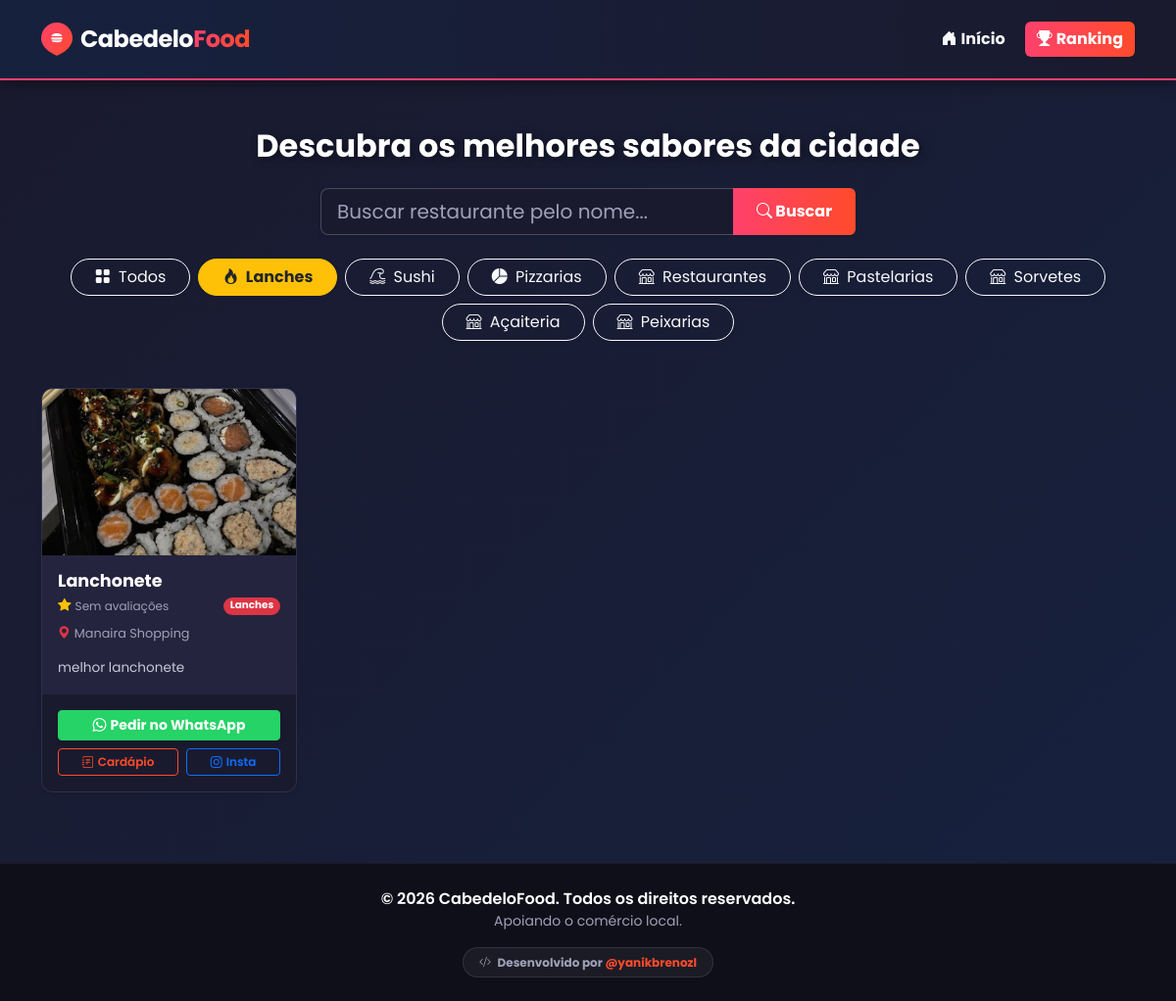
The app's page /?categoria=Lanches with its own data.
### restaurantes/models.py (models this page shows, shortened)
class Categoria(models.Model):
    nome = models.CharField(max_length=50)

class Restaurante(models.Model):
    nome = models.CharField(max_length=100)
    categoria = models.ForeignKey(Categoria, on_delete=models.SET_NULL, null=True, blank=True)
    descricao = models.TextField(blank=True, null=True)
    endereco = models.CharField(max_length=200)
    telefone = models.CharField(max_length=20, blank=True, null=True)
    imagem = models.ImageField(upload_to='fotos_restaurantes/', blank=True, null=True)
    link_cardapio = models.URLField(max_length=500, blank=True, null=True)
    instagram = models.URLField(max_length=500, blank=True, null=True)
    latitude = models.FloatField(help_text="Ex: -6.9811", blank=True, null=True)
    longitude = models.FloatField(help_text="Ex: -34.8339", blank=True, null=True)
    hora_abertura = models.TimeField(blank=True, null=True, help_text="Ex: 18:00")
    hora_fecho = models.TimeField(blank=True, null=True, help_text="Ex: 23:30")
    def media_estrelas(self):
        media = self.avaliacoes.aggregate(Avg('estrelas'))['estrelas__avg']
        if media is not None:
            return round(media, 1)
        return 0
    def esta_aberto(self):
        if self.hora_abertura is None or self.hora_fecho is None:
            return None
        agora = timezone.localtime(timezone.now()).time()
        if self.hora_abertura <= self.hora_fecho:
            return self.hora_abertura <= agora <= self.hora_fecho
        else:
            return agora >= self.hora_abertura or agora <= self.hora_fecho

### restaurantes/views.py (the view)
# urls.py: path('', views.home, name='home'),
def home(request):
    categoria_filtro = request.GET.get('categoria')
    termo_busca = request.GET.get('busca')
    categorias = Categoria.objects.all()
    restaurantes = Restaurante.objects.all()
    if termo_busca:
        restaurantes = restaurantes.filter(nome__icontains=termo_busca)
    if categoria_filtro:
        restaurantes = restaurantes.filter(categoria__nome=categoria_filtro)
    return render(request, 'restaurantes/index.html', {
        'restaurantes': restaurantes,
        'categorias': categorias,
        'categoria_atual': categoria_filtro,
        'termo_busca': termo_busca
    })

### restaurantes/templates/restaurantes/index.html (shortened to what this page needs)
<!DOCTYPE html>
<html lang="pt-BR">
<head>
    <link href="https://cdn.jsdelivr.net/npm/bootstrap@5.3.0/dist/css/bootstrap.min.css" rel="stylesheet">
    <link rel="stylesheet" href="https://cdn.jsdelivr.net/npm/bootstrap-icons@1.11.3/font/bootstrap-icons.min.css">
</head>
<body>
    <nav class="navbar navbar-expand-lg navbar-dark navbar-custom py-3">
        <div class="container d-flex justify-content-between align-items-center">
            <a class="navbar-brand m-0 d-flex align-items-center" href="{% url 'home' %}">
                <span class="fs-4 fw-bold" style="letter-spacing: -0.5px;">
                    <span class="text-white">Cabedelo</span><span style="background: linear-gradient(90deg, #ff416c, #ff4b2b); -webkit-background-clip: text; background-clip: text; -webkit-text-fill-color: transparent;">Food</span>
                </span>
            </a>
            <div class="d-flex">
                <a href="{% url 'home' %}" class="btn btn-outline-light border-0 me-2 fw-bold"><i class="bi bi-house-door-fill me-1"></i>Início</a>
                <a href="{% url 'ranking' %}" class="btn fw-bold text-white shadow-sm" style="background: linear-gradient(90deg, #ff416c, #ff4b2b); border: none;"><i class="bi bi-trophy-fill me-1"></i>Ranking</a>
            </div>
        </div>
    </nav>
    <div class="container mt-5" style="min-height: 70vh;">
        <h2 class="text-center mb-4 fw-bold titulo-site">Descubra os melhores sabores da cidade</h2>
        <div class="row justify-content-center mb-4">
            <div class="col-md-8 col-lg-6">
                <form action="{% url 'home' %}" method="GET" class="d-flex">
                    <div class="input-group shadow-sm">
                        <input type="text" name="busca" class="form-control form-control-lg" placeholder="Buscar restaurante pelo nome..." value="{{ termo_busca|default:'' }}">
                        <button type="submit" class="btn btn-danger px-4 fw-bold" style="background: linear-gradient(90deg, #ff416c, #ff4b2b); border: none;">
                            <i class="bi bi-search"></i> Buscar
                        </button>
                    </div>
                </form>
            </div>
        </div>
        <div class="d-flex justify-content-center gap-2 mb-5 flex-wrap">
            <a href="{% url 'home' %}" class="btn {% if not categoria_atual %}btn-warning fw-bold text-dark{% else %}btn-outline-light{% endif %} rounded-pill px-4 shadow-sm">
                <i class="bi bi-grid-fill me-1"></i> Todos
            </a>
            {% for cat in categorias %}
                <a href="{% url 'home' %}?categoria={{ cat.nome }}{% if termo_busca %}&busca={{ termo_busca }}{% endif %}" class="btn {% if categoria_atual == cat.nome %}btn-warning fw-bold text-dark{% else %}btn-outline-light{% endif %} rounded-pill px-4 shadow-sm">
                    {% if "lanche" in cat.nome|lower or "burger" in cat.nome|lower or "hamburguer" in cat.nome|lower %}
                        <i class="bi bi-fire me-1"></i>
                    {% elif "pizza" in cat.nome|lower %}
                        <i class="bi bi-pie-chart-fill me-1"></i>
                    {% elif "japa" in cat.nome|lower or "sushi" in cat.nome|lower or "oriental" in cat.nome|lower %}
                        <i class="bi bi-tsunami me-1"></i>
                    {% elif "bebida" in cat.nome|lower or "bar" in cat.nome|lower or "cerveja" in cat.nome|lower %}
                        <i class="bi bi-cup-straw me-1"></i>
                    {% elif "doce" in cat.nome|lower or "sobremesa" in cat.nome|lower or "açaí" in cat.nome|lower %}
                        <i class="bi bi-heart-fill me-1"></i>
                    {% else %}
                        <i class="bi bi-shop me-1"></i>
                    {% endif %}
                    {{ cat.nome }}
                </a>
            {% endfor %}
        </div>
        <div class="row">
            {% for rest in restaurantes %}
            <div class="col-lg-3 col-md-4 col-sm-6 mb-4">
                <div class="card h-100 shadow-sm">
                    {% if rest.imagem %}
                        <img src="{{ rest.imagem.url }}" class="card-img-top" alt="Foto de {{ rest.nome }}" style="height: 170px; object-fit: cover;">
                    {% else %}
                        <div class="bg-sem-imagem text-white text-center py-4 rounded-top" style="height: 170px;">
                            <span class="mt-4 d-block fw-semibold fs-2"><i class="bi bi-camera-video-off"></i></span>
                            <span class="d-block fw-semibold mt-1" style="font-size: 0.9rem;">Sem Imagem</span>
                        </div>
                    {% endif %}
                    <div class="card-body">
                        <div class="d-flex justify-content-between align-items-start mb-1">
                            <h5 class="card-title fw-bold mb-0">{{ rest.nome }}</h5>
                        </div>
                        <div class="d-flex align-items-center mb-2">
                            <i class="bi bi-star-fill text-warning me-1" style="font-size: 0.85rem;"></i>
                            {% if rest.media_estrelas > 0 %}
                                <span class="fw-bold text-white" style="font-size: 0.9rem;">{{ rest.media_estrelas }}</span>
                            {% else %}
                                <span class="text-muted" style="font-size: 0.75rem;">Sem avaliações</span>
                            {% endif %}
                            {% if rest.categoria %}
                                <span class="badge bg-danger rounded-pill ms-auto" style="font-size: 0.65rem;">{{ rest.categoria.nome }}</span>
                            {% endif %}
                        </div>
                        <a href="https://www.google.com/maps/search/?api=1&query={{ rest.endereco|urlencode }}+Cabedelo+PB" target="_blank" class="text-decoration-none text-muted card-subtitle d-block mb-3 mt-2 endereco-link" style="font-size: 0.8rem;">
                            <i class="bi bi-geo-alt-fill text-danger me-1"></i>{{ rest.endereco }}
                        </a>
                        <p class="card-text" style="color: #c8c8d8; font-size: 0.85rem;">{{ rest.descricao|truncatewords:12 }}</p>
                    </div>
                    <div class="card-footer pb-3 pt-3">
                        <div class="mb-2">
                            <a href="https://wa.me/55{{ rest.telefone|cut:' '|cut:'-'|cut:'('|cut:')' }}?text=Olá! Vi o restaurante {{ rest.nome }} no CabedeloFood e gostaria de saber mais."
                               target="_blank"
                               class="btn btn-sm w-100 fw-bold shadow-sm text-white"
                               style="background-color: #25D366; border-color: #25D366; transition: transform 0.2s;">
                                <i class="bi bi-whatsapp me-1"></i>Pedir no WhatsApp
                            </a>
                        </div>
                        <div class="d-flex gap-2 flex-wrap">
                            {% if rest.link_cardapio %}
                                <a href="{{ rest.link_cardapio }}" target="_blank" class="btn btn-outline-danger btn-sm flex-fill fw-semibold" style="font-size: 0.75rem;"><i class="bi bi-journal-text me-1"></i>Cardápio</a>
                            {% else %}
                                <button class="btn btn-outline-secondary btn-sm flex-fill fw-semibold" style="font-size: 0.75rem;" disabled><i class="bi bi-journal-x me-1"></i>Cardápio</button>
                            {% endif %}
                            {% if rest.instagram %}
                                <a href="{{ rest.instagram }}" target="_blank" class="btn btn-outline-primary btn-sm flex-fill fw-semibold" style="font-size: 0.75rem;"><i class="bi bi-instagram me-1"></i>Insta</a>
                            {% endif %}
                        </div>
                    </div>
                </div>
            </div>
            {% empty %}
            <div class="col-12 text-center">
                <p class="lead text-muted mt-5"><i class="bi bi-search fs-1 d-block mb-3"></i>Nenhum restaurante encontrado com esses filtros.</p>
                <a href="{% url 'home' %}" class="btn btn-outline-light mt-3"><i class="bi bi-arrow-counterclockwise me-1"></i>Limpar Filtros</a>
            </div>
            {% endfor %}
        </div>
    </div>
    <footer class="text-white text-center py-4 mt-5">
        <div class="container">
            <p class="mb-0 fw-semibold">© 2026 CabedeloFood. Todos os direitos reservados.</p>
            <small class="text-muted d-block mb-3">Apoiando o comércio local.</small>
            <a href="https://www.instagram.com/yanikbrenozl/" target="_blank" class="badge rounded-pill text-decoration-none px-3 py-2 dev-link" style="background: rgba(255, 255, 255, 0.05); border: 1px solid rgba(255, 255, 255, 0.1); color: #a0a0b8; transition: all 0.3s ease;">
                <i class="bi bi-code-slash me-1"></i> Desenvolvido por <span style="color: #ff4b2b;">@yanikbrenozl</span>
            </a>
        </div>
    </footer>
</body>
</html>

### restaurantes/templates/restaurantes/index.html (style rules this page uses)
body { font-family: 'Poppins', sans-serif; background: linear-gradient(135deg, #1a1a2e 0%, #16213e 100%); color: #ffffff; min-height: 100vh; }
.navbar-custom { background: linear-gradient(90deg, #16213e 0%, #1a1a2e 100%); box-shadow: 0 4px 15px rgba(0, 0, 0, 0.4); border-bottom: 2px solid #ff416c; }
.titulo-site { color: #ffffff; text-shadow: 2px 2px 8px rgba(0,0,0,0.5); }
.form-control { background-color: #1a1a2e !important; border: 1px solid rgba(255, 255, 255, 0.2) !important; color: #ffffff !important; }
::placeholder { color: #a0a0b8 !important; opacity: 0.7; }
.card { background-color: #24243e; border: 1px solid rgba(255, 255, 255, 0.05); transition: transform 0.3s ease, box-shadow 0.3s ease; border-radius: 12px; overflow: hidden; }
.card-body h5 { color: #ffffff; font-size: 1.1rem; }
.text-muted, .card-subtitle { color: #a0a0b8 !important; }
.card-footer { background-color: #1a1a2e !important; border-top: 1px solid rgba(255,255,255,0.05) !important; }
.btn-outline-danger { color: #ff4b2b; border-color: #ff4b2b; }
footer { background-color: #0f0f1a !important; border-top: 1px solid rgba(255,255,255,0.05); }
.endereco-link { transition: color 0.2s ease; }

### records on screen
Categoria: nome "Lanches"
Categoria: nome "Sushi"
Categoria: nome "Pizzarias"
Categoria: nome "Restaurantes"
Categoria: nome "Pastelarias"
Categoria: nome "Sorvetes"
Categoria: nome "Açaiteria"
Categoria: nome "Peixarias"
Restaurante: imagem (picture), nome "Lanchonete", shows "Sem avaliações", categoria.nome "Lanches", endereco "Manaira Shopping", descricao "melhor lanchonete"
